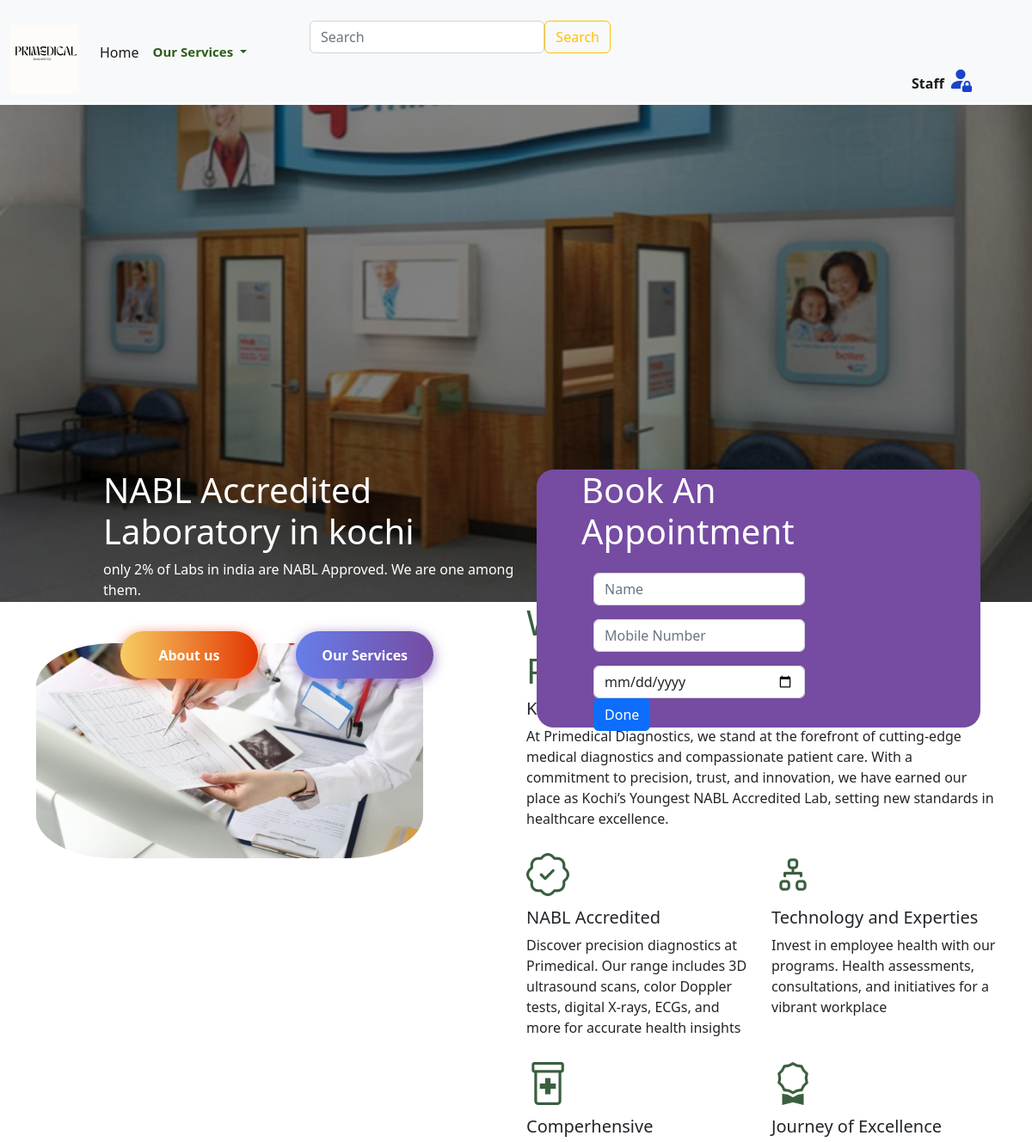
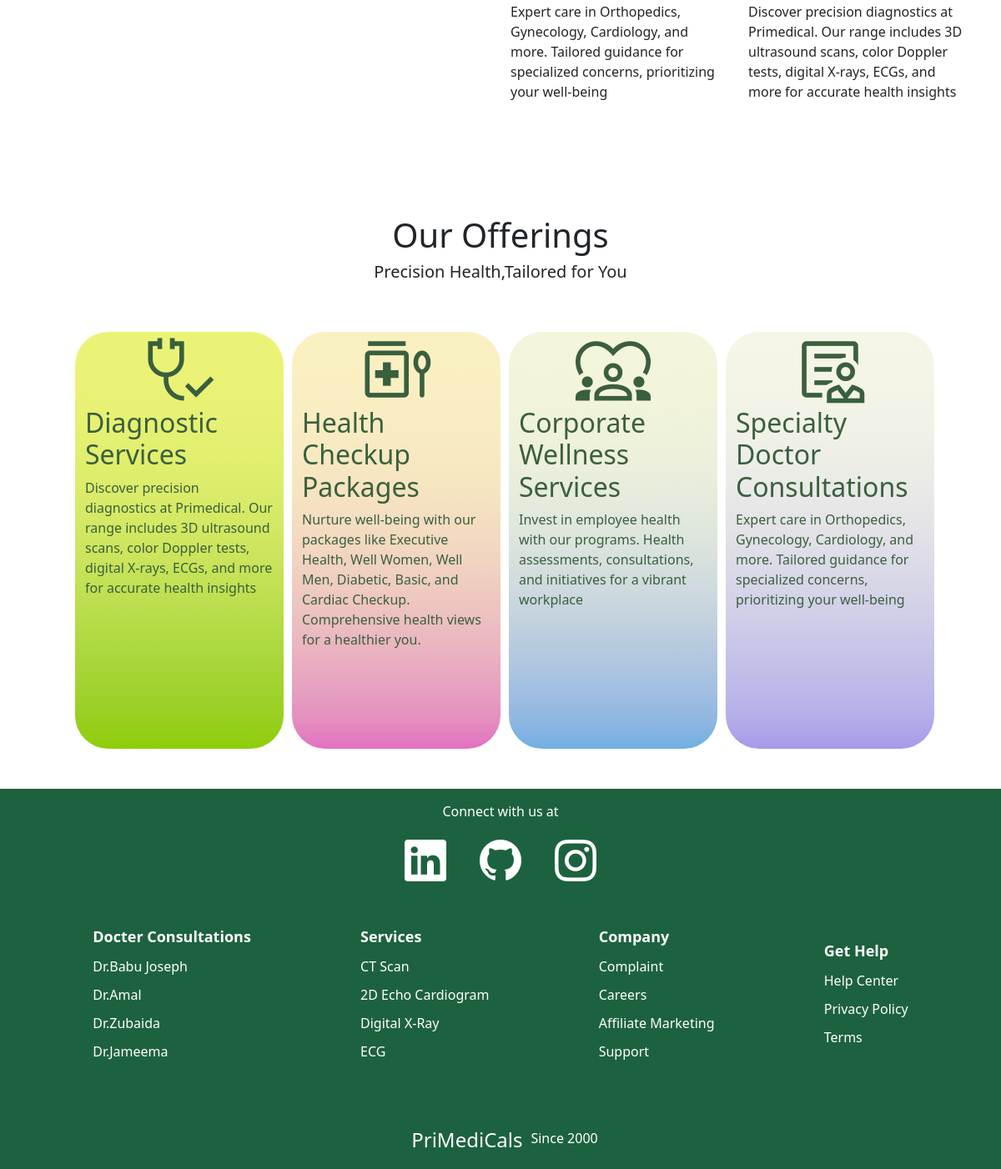
The page / on the database its author committed (2 pictures, top to bottom).
### servicepp/models.py (models this page shows, shortened)
class Home(models.Model):
    name=models.CharField(max_length=250,unique=True)
    slug=models.SlugField(max_length=250,unique=True)
    banner=models.ImageField(upload_to='bnr')
    photo=models.ImageField(upload_to='pic')
    available=models.BooleanField(default=True)
    desc=models.TextField(blank=True)
    title_1=models.TextField(max_length=250)
    title_2=models.TextField(max_length=250)
    title_3=models.TextField(max_length=250)
    title_4=models.TextField(max_length=250)
    desc_1=models.TextField(blank=True)
    desc_2=models.TextField(blank=True)
    desc_3=models.TextField(blank=True)
    desc_4=models.TextField(blank=True)

### medicalapp/views.py (the view, shortened to what this page needs)
# urls.py: 2. Add a URL to urlpatterns:  path('', views.home, name='home')
def home(req):
    data=Home.objects.all()
    return render(req,'index.html',{'data':data})

### servicepp/context_processors.py (called while the page is built)
def menu_links(req):
    links=Service.objects.all()
    return dict(links=links)

### servicepp/models.py (called while the page is built)
    def get_url(self):
        return reverse('shop:products_by_category',args=[self.slug])

### templates/index.html (shortened to what this page needs)
{% load static %}
<!doctype html>
<html lang="en">
  <head>
    <link href="https://cdn.jsdelivr.net/npm/bootstrap@5.2.3/dist/css/bootstrap.min.css" rel="stylesheet">
    <link rel="stylesheet" href="{% static 'css/main.css' %}">
    <link rel="stylesheet" href="https://cdn.jsdelivr.net/npm/bootstrap-icons@1.11.3/font/bootstrap-icons.min.css">
  </head>
  <body>
    {% include "nav.html" %}
    {% for i in data %}
    <div class="container-fluid ">
      <div class="row">
           <div class="col-lg p-0 m-0">
               <img src="{{ i.banner.url }}" class="w-100 img_h1" height="700px">
               <div class="hd_h1">
                  <div class="row">
                    <div class="col-lg-6 col-md-6 col-sm-12">
                               <h1> {{i.name}}</h1>
                               <p>only 2% of Labs in india are NABL Approved. We are one among them.</p>
                               <div class="btn_h1">
                                   <a href="/"><button class="bn632-hover bn19">About us</button></a>
                                   <a href="/"><button class="bn632-hover bn20">Our Services</button></a>
                               </div>
                     </div>
                  <div class="col-lg-6 col-md-6 col-sm-12 div_h2">
                    <div class="frm_h1">
                          <h3 class="mb-4 ">Book An Appointment</h3>
                          <form action="" method="post">
                              <div class="row mb-3">
                                <label for="colFormLabel" class="col-sm-2 col-form-label"></label>
                                <div class="col-sm-10">
                                  <input type="text" class="form-control" id="Task" name="task" placeholder="Name">
                                </div>
                              </div>
                              <div class="row mb-3">
                                <label for="colFormLabel" class="col-sm-2 col-form-label"></label>
                                <div class="col-sm-10">
                                  <input type="number" class="form-control" id="Priority" name="priority" placeholder="Mobile Number">
                                </div>
                              </div>
                              <div class="row mb-3">
                                <label for="colFormLabel" class="col-sm-2 col-form-label"></label>
                                <div class="col-sm-10">
                                  <input type="date" class="form-control" id="date" name="date">
                                  <button class="btn btn-primary justify-content-center mb-3" type="submit">Done</button>
                                </div>
                              </div>
                            </form>
                    </div>
                  </div>
              </div>
            </div>
          </div>
      </div>
  </div>
  <div class="container">
    <div class="row">
      <div class="col-lg-6 col-md-12 col-sm-12 mt-5 div_imgs">
        <img src="{{ i.photo.url }}"class="w-80  img1" height="400px">
      </div>
      <div class="col-lg-6 div_h3">
         <h1>Wellcome to</h1>
         <h1>Primedical Diagnostics</h1>
         <h5>Kochi's Youngest NABL Accredited Laboratory</h5>
         <P>{{i.desc}}</P>
         <div class="row">
          <div class="col-lg-6">
            <i class="bi bi-patch-check"></i>
            <h5>NABL Accredited</h5>
            <p>{{i.desc_1}}</p>
          </div>
          <div class="col-lg-6">
            <i class="bi bi-diagram-2"></i>
            <h5>Technology and Experties</h5>
            <p>{{i.desc_3}}</p>
          </div>
          <div class="col-lg-6">
            <i class="bi bi-prescription2"></i>
            <h5>Comperhensive</h5>
            <p>{{i.desc_4}}</p>
          </div>
          <div class="col-lg-6">
            <i class="bi bi-award"></i>
            <h5>Journey of Excellence</h5>
            <p>{{i.desc_1}}</p>
          </div>
         </div>
      </div>
    </div>
  </div>
  <div class="div_h4">
  <h1>Our Offerings</h1>
  <h5>Precision Health,Tailored for You</h5>
  </div>
  <div class="container">
    <div class="row ms-5">
      <div class="col-lg-3 col-md-6 col-sm-12 div_h5">
        <span class="material-symbols-outlined">
          stethoscope_check
          </span>
       <h2>{{i.title_1}}</h2>
       <p>{{i.desc_1}}</p>
      </div>
      <div class="col-lg-3 col-md-6 col-sm-12 div_h5_1">
        <span class="material-symbols-outlined">
          medication_liquid
          </span>
        <h2>{{i.title_2}}</h2>
        <p>{{i.desc_2}}</p>
      </div>
      <div class="col-lg-3 col-md-6 col-sm-12 div_h5_2">
        <span class="material-symbols-outlined">
          diversity_1
          </span>
        <h2>{{i.title_3}}</h2>
        <p>{{i.desc_3}}</p>
      </div>
      <div class="col-lg-3 col-md-6 col-sm-12 div_h5_3">
        <span class="material-symbols-outlined">
          clinical_notes
          </span>
        <h2>{{i.title_4}}</h2>
        <p>{{i.desc_4}}</p>
      </div>
    </div>
  </div>
  {% endfor %}
    <footer class="mt-5">
      <div class="footer1 ">
        Connect with us at<div class="social-media">
          <a href="#">
            <i class="bi bi-linkedin"></i>
          </a>
          <a href="#">
            <i class="bi bi-github"></i>
          </a>
          <a href="#">
            <i class="bi bi-instagram"></i>
          </a>
        </div>
      </div>
      <div class="footer2">
        <div class="product">
          <div class="heading">Docter Consultations</div>
          <div class="div">Dr.Babu Joseph</div>
          <div class="div">Dr.Amal</div>
          <div class="div">Dr.Zubaida</div>
          <div class="div">Dr.Jameema</div>
        </div>
        <div class="services">
          <div class="heading">Services</div>
          <div class="div">CT Scan</div>
          <div class="div">2D Echo Cardiogram</div>
          <div class="div">Digital X-Ray</div>
          <div class="div">ECG</div>
        </div>
        <div class="Company">
          <div class="heading">Company</div>
          <div class="div">Complaint</div>
          <div class="div">Careers</div>
          <div class="div">Affiliate Marketing</div>
          <div class="div">Support</div>
        </div>
        <div class="Get Help">
          <div class="heading">Get Help</div>
          <div class="div">Help Center</div>
          <div class="div">Privacy Policy</div>
          <div class="div">Terms</div>
        </div>
      </div>
      <div class="footer3"> <h4>PriMediCals</h4>Since 2000</div>
    </footer>
  </body>
</html>

### templates/nav.html (shortened to what this page needs)
{% load static %}
<nav class="navbar navbar-expand-lg bg-light fixed-top ">
    <div class="container-fluid">
      <a class="navbar-brand " href=""><img  src="{% static 'images/logo1.png' %}" class="w-100 mt-3" height="80px"></a>
      <div class="collapse navbar-collapse" id="navbarSupportedContent">
        <ul class="navbar-nav me-auto mb-2 mb-lg-0 ">
          <li class="nav-item ">
            <a class="nav-link active d" aria-current="page" href="{% url 'med:home' %}">Home</a>
          </li>
          <li class="nav-item dropdown">
            <a class="nav-link dropdown-toggle Drop_S" href="#" role="button" data-bs-toggle="dropdown" aria-expanded="false">
             <b>Our Services</b>
            </a>
          </li>
          <div class="div_auth ">
            <a class="nav-link active " aria-current="page" href="{% url 'med:login' %}"><b>Staff</b> <i class="bi bi-person-fill-lock"></i></a>
          </div>
        </ul>
        <form class="d-flex" role="search" method="get" action="">
    <div class="div_new3">
    <input class="form-control  " type="search" name="q" placeholder="Search" aria-label="Search">
    <button class="btn btn-outline-warning" type="submit">Search</button>
  </div>
  </form>
      </div>
    </div>
  </nav>

### rows shown on the page
Home: banner (picture), name "NABL Accredited Laboratory in kochi", photo (picture), desc "At Primedical Diagnostics, we stand at the forefront of cutting-edge medical diagnostics and compassionate patient care. With a commitment to precision, trust, and innovation, we have earned our place as Kochi’s Youngest NABL Accredited Lab, setting new standards in healthcare excellence.", desc_1 "Discover precision diagnostics at Primedical. Our range includes 3D ultrasound scans, color Doppler tests, digital X-rays, ECGs, and more for accurate health insights", desc_3 "Invest in employee health with our programs. Health assessments, consultations, and initiatives for a vibrant workplace", desc_4 "Expert care in Orthopedics, Gynecology, Cardiology, and more. Tailored guidance for specialized concerns, prioritizing your well-being", title_1 "Diagnostic Services", title_2 "Health Checkup Packages", desc_2 "Nurture well-being with our packages like Executive Health, Well Women, Well Men, Diabetic, Basic, and Cardiac Checkup. Comprehensive health views for a healthier you.", title_3 "Corporate Wellness Services", title_4 "Specialty Doctor Consultations"
